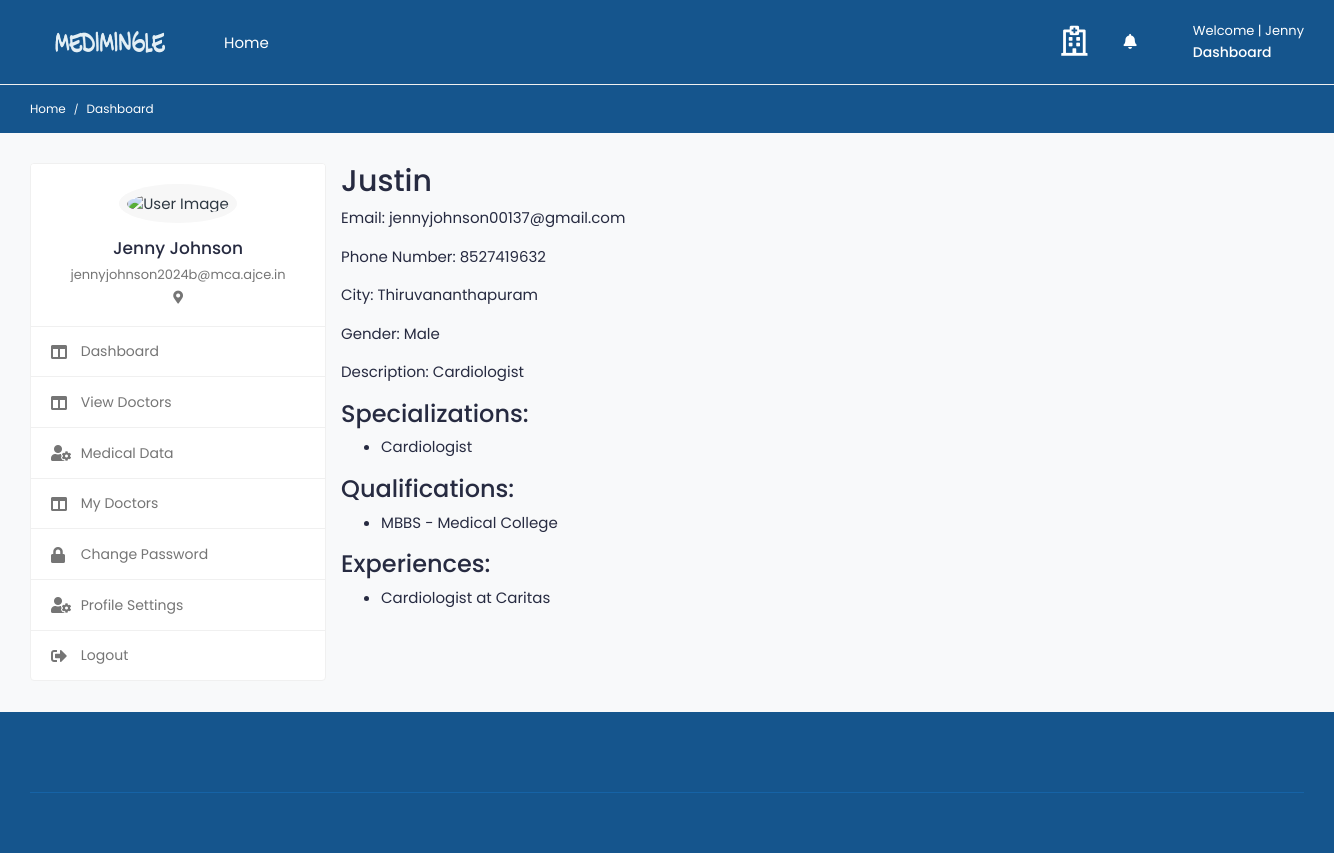
The app's page /pat_doc_view/2/ (signed in) with its own data.
### medi/models.py (models this page shows, shortened)
class tbl_user(AbstractUser):
    email=models.EmailField(unique=True)
    phone_number=models.CharField(max_length=15, null=True)
    USER_TYPE_CHOICES = (
        ('patient', 'Patient'),('doctor', 'Doctor'),
    )
    user_type = models.CharField(
        max_length=10,
        choices=USER_TYPE_CHOICES,
        default='patient',
    )
    is_email_verified = models.BooleanField(default=False)
    email_verification_token = models.CharField(max_length=255, blank=True, null=True)
    status= models.BooleanField(default=False)

class Doctor(models.Model):
    user = models.OneToOneField(tbl_user, on_delete=models.CASCADE)
    city  = models.CharField(max_length=50,null=True,blank=True)
    profile_image = models.ImageField(upload_to='doctor/',default='default.png')
    gender = models.CharField(max_length=10, blank=True)
    description = models.TextField(blank=True)
    date_joined = models.DateTimeField(default=datetime.now, blank=True)
    consulting_fee = models.DecimalField(max_digits=10, decimal_places=2,blank=True,null=True)
    registration_number = models.CharField(max_length=50, null=True, blank=True)
    certificate = models.FileField(upload_to='certificates/', null=True, blank=True)

class DoctorSpecialization(models.Model):
    doctor = models.ForeignKey(Doctor, on_delete=models.CASCADE, null=True)
    specialized_category  = models.CharField(max_length=50, null=True)

class Qualification(models.Model):
    institution_name  = models.CharField(max_length=50, null=True)
    qualification_degree = models.CharField(max_length=50, null=True)
    years_of_completion = models.DateField(null=True)
    doctor = models.ForeignKey(Doctor, on_delete=models.CASCADE)

class Experience(models.Model):
    hospital_name = models.CharField(max_length=50, null=True)
    worked_from = models.DateField(null=True)
    worked_to = models.DateField(null=True)
    designation = models.CharField(max_length=50, null=True)
    doctor = models.ForeignKey(Doctor, on_delete=models.CASCADE)

### medi/views.py (the view)
# urls.py: path('pat_doc_view/<int:doctor_id>/', views.pat_doc_view, name='pat_doc_view'),
@never_cache
@login_required(login_url='signin')
def pat_doc_view(request, doctor_id):
    doctor = get_object_or_404(tbl_user, id=doctor_id, user_type='doctor')
    doctor_details = {
        'basic_info': doctor,
        'profile': doctor.doctor,
        'specializations': DoctorSpecialization.objects.filter(doctor=doctor.doctor),
        'qualifications': Qualification.objects.filter(doctor=doctor.doctor),
        'experiences': Experience.objects.filter(doctor=doctor.doctor),
    }
    context = {'doctor_details': doctor_details}
    return render(request, 'pat_doc_view.html', context)

### templates/pat_doc_view.html (shortened to what this page needs)
{% load static %}
{% include "includes/pat_header.html" %}
<div>
<h2>{{ doctor_details.basic_info.username }}</h2>
<p>Email: {{ doctor_details.basic_info.email }}</p>
<p>Phone Number: {{ doctor_details.basic_info.phone_number }}</p>
<p>City: {{ doctor_details.profile.city }}</p>
<p>Gender: {{ doctor_details.profile.gender }}</p>
<p>Description: {{ doctor_details.profile.description }}</p>
<h3>Specializations:</h3>
<ul>
    {% for specialization in doctor_details.specializations %}
        <li>{{ specialization.specialized_category }}</li>
    {% endfor %}
</ul>
<h3>Qualifications:</h3>
<ul>
    {% for qualification in doctor_details.qualifications %}
        <li>{{ qualification.qualification_degree }} - {{ qualification.institution_name }}</li>
    {% endfor %}
</ul>
<h3>Experiences:</h3>
<ul>
    {% for experience in doctor_details.experiences %}
        <li>{{ experience.designation }} at {{ experience.hospital_name }}</li>
    {% endfor %}
</ul>
</div>
</div>
</div>
</div>
<footer class="footer">
    <div class="footer-top">
    </div>
    <div class="footer-bottom">
        <div class="container-fluid">
            <div class="copyright">
            </div>
        </div>
    </div>
</footer>
</div>
</body>
</html>

### templates/includes/pat_header.html (shortened to what this page needs)
{% load static %}
<!DOCTYPE html>
<html lang="en">
<head>
		<link rel="stylesheet" href="{% static '/assets/css/bootstrap.min.css'%}">
		<link rel="stylesheet" href="{% static '/assets/plugins/fontawesome/css/fontawesome.min.css'%}">
		<link rel="stylesheet" href="{% static '/assets/plugins/fontawesome/css/all.min.css'%}">
		<link rel="stylesheet" href="{% static '/assets/css/style.css'%}">
	</head>
	<body>
		<div class="main-wrapper">
			<header class="header">
				<nav class="navbar navbar-expand-lg header-nav">
					<div class="navbar-header">
						<a href="{% url 'homepage' %}" class="navbar-brand logo">
							<img src="{% static '/assets/img/logo.png'%}" class="img-fluid" alt="Logo">
						</a>
						<span><a href="{% url 'homepage' %}" style="color: white;">Home</i></a></span>
					</div>
					<ul class="nav header-navbar-rht">
						<li class="nav-item contact-item">
							<div class="header-contact-img">
								<i  style="color: white;" class="far fa-hospital"></i>
							</div>
						</li>
						<li class="nav-item dropdown noti-dropdown">
							<a href="#" class="dropdown-toggle nav-link" data-toggle="dropdown">
								<i class="fas fa-bell" style="color: white;"></i>
							</a>
						</li>
							<div class="header-contact-detail">
								<div class="header-contact-detail">
									{% if user.is_authenticated %}
										<p  style="color: white;" class="contact-header">Welcome | {{ user.first_name }}</p>
										{% if user.user_type == 'doctor' %}
											<p class="contact-info-header"><a href="{% url 'doctor_dashboard' %}"  style="color: white;" >Dashboard</a></p>
										{% else %}
										<p class="contact-info-header"><a href="{% url 'patient_dashboard' %}"  style="color: white;" >Dashboard</a></p>
										{% endif %}
									{% endif %}
								</div>
							</div>
					</ul>
				</nav>
			</header>
			<div class="breadcrumb-bar">
				<div class="container-fluid">
					<div class="row align-items-center">
						<div class="col-md-12 col-12">
							<nav aria-label="breadcrumb" class="page-breadcrumb">
								<ol class="breadcrumb">
									<li class="breadcrumb-item"><a href="{% url 'homepage' %}">Home</a></li>
									<li class="breadcrumb-item active" aria-current="page">Dashboard</li>
								</ol>
							</nav>
						</div>
					</div>
				</div>
			</div>
			<div class="content">
				<div class="container-fluid">
					<div class="row">
						<div class="col-md-5 col-lg-4 col-xl-3 theiaStickySidebar">
							<div class="profile-sidebar">
								<div class="widget-profile pro-widget-content">
									<div class="profile-info-widget">
										<a href="#" class="booking-doc-img">
											{% if patient_data.profile_image %}
												<img src="{{ user.patient.profile_image.url }}" alt="User Image">
											{% else %}
												<img src="{{ user.patient.profile_image.url }}" alt="User Image">
											{% endif %}
										</a>
										<div class="profile-det-info">
											<h3>{{user.first_name}} {{user.last_name}}</h3>
											<div class="patient-details">
												<h5>{{ user.email }}</h5>
												<h5 class="mb-0"><i class="fas fa-map-marker-alt"></i>{{ request.user.patient.address}}</h5>
											</div>
										</div>
									</div>
								</div>
								<div class="dashboard-widget">
									<nav class="dashboard-menu">
										<ul>
											<li>
												<a href="{% url 'patient_dashboard' %}">
													<i class="fas fa-columns"></i>
													<span>Dashboard</span>
												</a>
											</li>
											<li>
												<a href="{% url 'doctors' %}"  name"doctors" >
													<i class="fas fa-columns"></i>
													<span>View Doctors</span>
												</a>
											</li>
											<li>
												<a href="{% url 'medical_data' %}">
													<i class="fas fa-user-cog"></i>
													<span>Medical Data</span>
												</a>
											</li>
											<li>
												<a href="{% url 'my_doctors' %}" >
													<i class="fas fa-columns"></i>
													<span>My Doctors</span>
												</a>
											</li>
										    <li>
												<a href="{% url 'patient_change_password' %}">
													<i class="fas fa-lock"></i>
													<span>Change Password</span>
												</a>
											</li>
											<li>
												<a href="{% url 'profile_settings' %}">
													<i class="fas fa-user-cog"></i>
													<span>Profile Settings</span>
												</a>
											</li>
											<li>
												<a href="{% url 'logout' %}">
													<i class="fas fa-sign-out-alt"></i>
													<span>Logout</span>
												</a>
											</li>
										</ul>
									</nav>
								</div>
							</div>
						</div>

### records on screen
tbl_user: first_name "Jenny", last_name "Johnson", email "jennyjohnson2024b@mca.ajce.in"
tbl_user: basic_info.username "Justin", basic_info.email "jennyjohnson00137@gmail.com", basic_info.phone_number "8527419632"
Doctor: profile.city "Thiruvananthapuram", profile.gender "Male", profile.description "Cardiologist"
DoctorSpecialization: specialized_category "Cardiologist"
Qualification: qualification_degree "MBBS", institution_name "Medical College"
Experience: designation "Cardiologist", hospital_name "Caritas"
